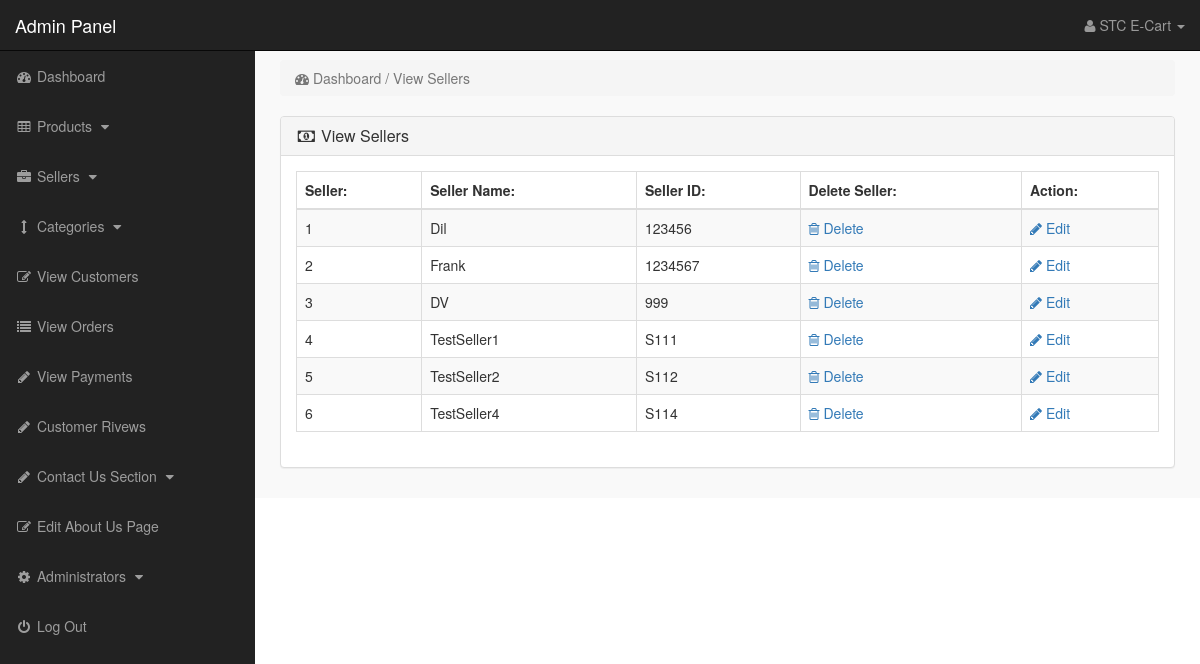
The page /admin_area/index.php?view_manufacturers (signed in) on the database its author committed.
### tables this page shows
CREATE TABLE `seller` (
  `Seller_name` varchar(20) NOT NULL,
  `Seller_email` varchar(50) NOT NULL,
  `Seller_pass` varchar(50) NOT NULL,
  `Seller_id` varchar(15) NOT NULL,
  `Seller_city` varchar(15) NOT NULL,
  `Seller_contact` varchar(20) NOT NULL,
  `Seller_address` varchar(100) NOT NULL,
  `confirm` int(11) NOT NULL
);

### admin_area/view_manufacturers.php (the view)
<?php
if(!isset($_SESSION['admin_email'])){
echo "<script>window.open('login.php','_self')</script>";
}
else {
?>
<div class="row">
<div class="col-lg-12">
<ol class="breadcrumb">
<li class="active">
<i class="fa fa-dashboard"></i> Dashboard / View Sellers
</li>
</ol>
</div>
</div>
<div class="row">
<div class="col-lg-12">
<div class="panel panel-default">
<div class="panel-heading">
<h3 class="panel-title">
<i class="fa fa-money fa-fw"></i> View Sellers
</h3>
</div>
<div class="panel-body">
<div class="table-responsive">
<table class="table table-bordered table-hover table-striped">
<thead>
<tr>
<th>Seller:</th>
<th>Seller Name:</th>
<th>Seller ID:</th>
<th>Delete Seller:</th>
<th>Action:</th>
</tr>
</thead>
<tbody>
<?php
$i = 0;
$get_manufacturers = "select * from seller where confirm='1'";
$run_manufacturers = mysqli_query($con,$get_manufacturers);
while($row_manufacturers = mysqli_fetch_array($run_manufacturers)){
$rseller_id = $row_manufacturers['Seller_id'];
$rseller_title = $row_manufacturers['Seller_name'];
$i++;
?>
<tr>
<td><?php echo $i; ?></td>
<td><?php echo $rseller_title; ?></td>
<td><?php echo $rseller_id; ?></td>
<td>
<a href="index.php?delete_manufacturer=<?php echo $rseller_id; ?>">
<i class="fa fa-trash-o"></i> Delete
</a>
</td>
<td>
<a href="index.php?edit_manufacturer=<?php echo $rseller_id; ?>">
<i class="fa fa-pencil"></i> Edit
</a>
</td>
</tr>
<?php } ?>
</tbody>
</table>
</div>
</div>
</div>
</div>
</div>
<?php } ?>

### admin_area/includes/sidebar.php (shortened to what this page needs)
<?php
if(!isset($_SESSION['admin_email'])){
echo "<script>window.open('login.php','_self')</script>";
}
else {
?>
<nav class="navbar navbar-inverse navbar-fixed-top" >
<div class="navbar-header" >
<a class="navbar-brand" href="index.php?dashboard" >Admin Panel</a>
</div>
<ul class="nav navbar-right top-nav" >
<li class="dropdown" >
<a href="#" class="dropdown-toggle" data-toggle="dropdown" >
<i class="fa fa-user" ></i>
<?php echo $admin_name; ?> <b class="caret" ></b>
</a>
</li>
</ul>
<div class="collapse navbar-collapse navbar-ex1-collapse">
<ul class="nav navbar-nav side-nav">
<li>
<a href="index.php?dashboard">
<i class="fa fa-fw fa-dashboard"></i> Dashboard
</a>
</li>
<li>
<a href="#" data-toggle="collapse" data-target="#products">
<i class="fa fa-fw fa-table"></i> Products
<i class="fa fa-fw fa-caret-down"></i>
</a>
</li>
<li>
<a href="#" data-toggle="collapse" data-target="#manufacturers">
<i class="fa fa-fw fa-briefcase"></i> Sellers
<i class="fa fa-fw fa-caret-down"></i>
</a>
</li>
<li>
<a href="#" data-toggle="collapse" data-target="#cat">
<i class="fa fa-fw fa-arrows-v"></i> Categories
<i class="fa fa-fw fa-caret-down"></i>
</a>
</li>
<li>
<a href="index.php?view_customers">
<i class="fa fa-fw fa-edit"></i> View Customers
</a>
</li>
<li>
<a href="index.php?view_orders">
<i class="fa fa-fw fa-list"></i> View Orders
</a>
</li>
<li>
<a href="index.php?view_payments">
<i class="fa fa-fw fa-pencil"></i> View Payments
</a>
</li>
<li>
<a href="index.php?view_reviews">
<i class="fa fa-fw fa-pencil"></i> Customer Rivews
</a>
</li>
<li>
<a href="#" data-toggle="collapse" data-target="#contact_us">
<i class="fa fa-fw fa-pencil"> </i> Contact Us Section
<i class="fa fa-fw fa-caret-down"></i>
</a>
</li>
<li>
<a href="index.php?edit_about_us">
<i class="fa fa-fw fa-edit"></i> Edit About Us Page
</a>
</li>
<li>
<a href="#" data-toggle="collapse" data-target="#users">
<i class="fa fa-fw fa-gear"></i> Administrators
<i class="fa fa-fw fa-caret-down"></i>
</a>
</li>
<li>
<a href="logout.php">
<i class="fa fa-fw fa-power-off"></i> Log Out
</a>
</li>
</ul>
</div>
</nav>
<?php } ?>

### admin_area/css/style.css (style rules this page uses)
body { margin-top:100px; }
@media (min-width: 768px) { body { margin-top:50px; } }
.top-nav { padding:0 15px; }
.top-nav>li { display:inline-block; float:left; }
.top-nav>li>a { padding-top:15px; padding-bottom:15px; line-height:20px; color:#999; }
@media (min-width: 768px) { .side-nav { position:fixed; top:51px; width:255px; border-radius:0; overflow-y:auto; background-color: #222; bottom:0; overflow-x:hidden; padding-bottom:40px; } }
@media (min-width: 768px) { .side-nav>li>a { width:255px; } }
.panel-body { border-radius:5px; }

### rows shown on the page
seller: Seller_name "Dil", Seller_id "123456"
seller: Seller_name "Frank", Seller_id "1234567"
seller: Seller_name "DV", Seller_id "999"
seller: Seller_name "TestSeller1", Seller_id "S111"
seller: Seller_name "TestSeller2", Seller_id "S112"
seller: Seller_name "TestSeller4", Seller_id "S114"

### other values the page prints
$admin_name "STC E-Cart"
